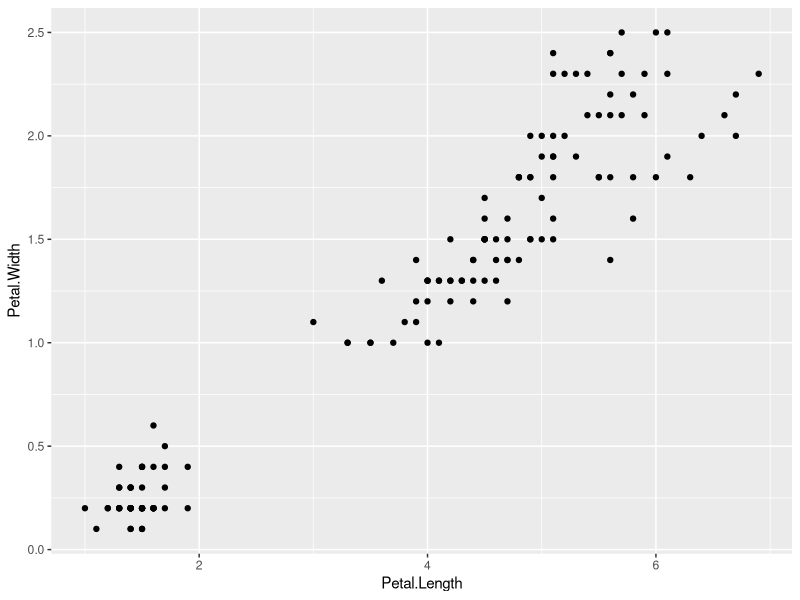
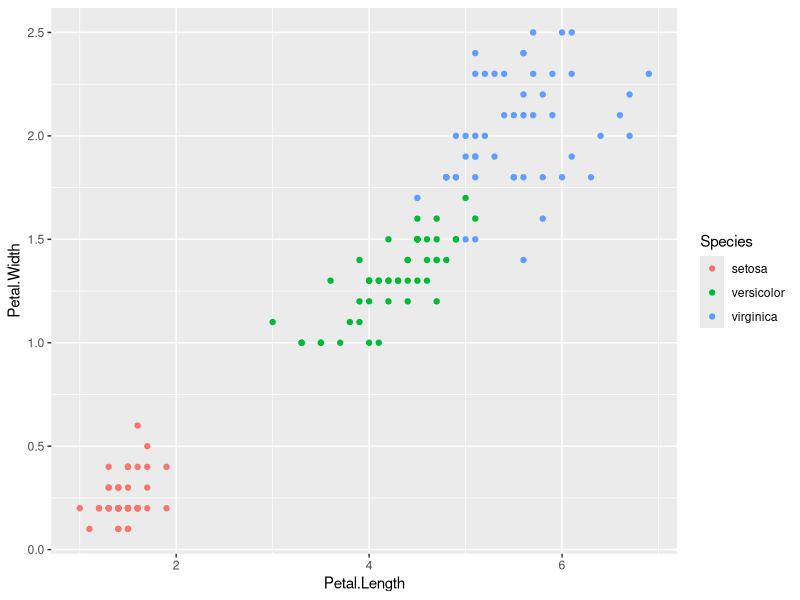
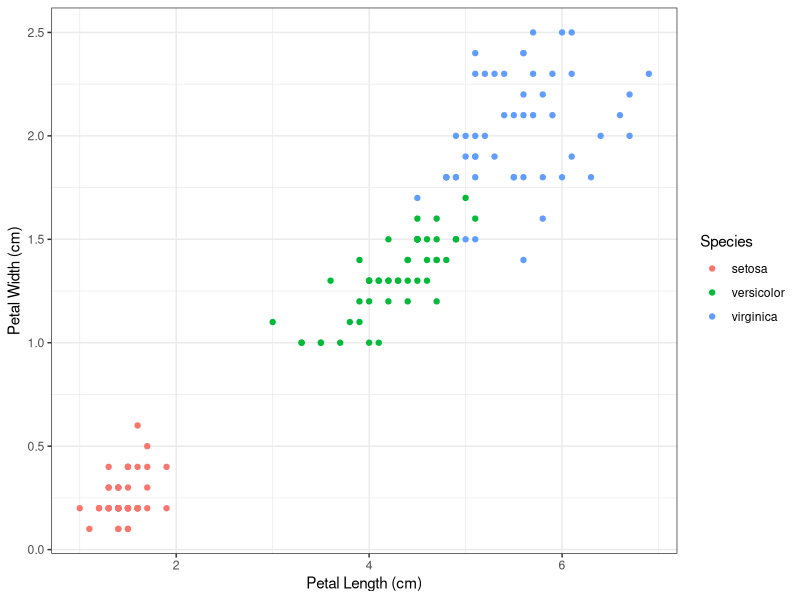
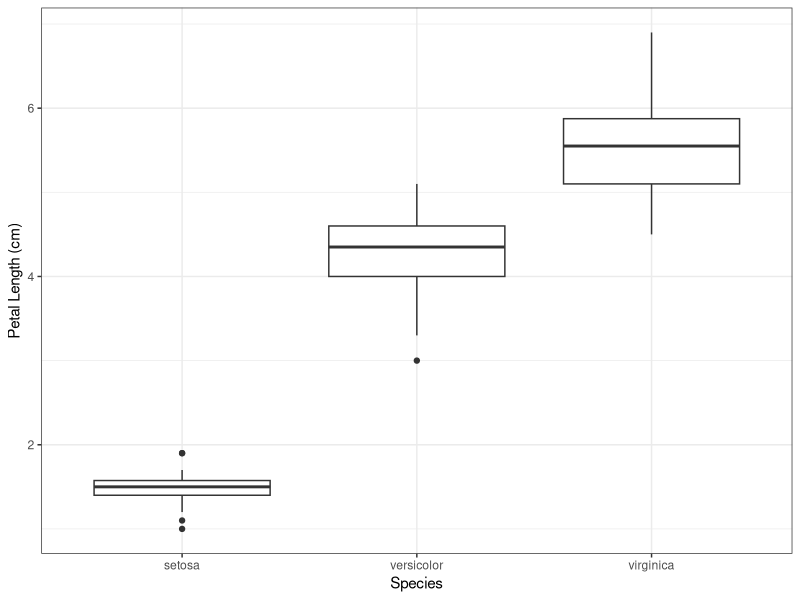

Write the R code that produced these figures, in order.
## ---- chunk 1
84 + 22
## ---- chunk 2
total_counties <- 84 + 22
total_counties
## ---- chunk 3
getwd()
## ---- chunk 4
sqrt(4)
## ---- chunk 5
9 |> sqrt()
## ---- chunk 6
#hello world!
## ---- chunk 7
irisdata <- iris
## ---- chunk 8
irisdata$Petal.Length / irisdata$Petal.Width
## ---- chunk 9
irisdata$Petal.aspectratio <- irisdata$Petal.Length / irisdata$Petal.Width
## ---- chunk 10
# Re-init environment
library(psych)
irisdata <- iris
## ---- chunk 11
# Basic descriptive statistics
summary(irisdata)
## ---- chunk 12
describe(irisdata, omit = TRUE, IQR = TRUE)
## ---- chunk 13
suppressMessages(library(tidyverse))
irisdata <- iris
## ---- chunk 14
ggplot(data = irisdata, aes(x = Petal.Length, y = Petal.Width)) +
  geom_point()
## ---- chunk 15
ggplot(data = irisdata, 
       aes(x = Petal.Length, y = Petal.Width, colour = Species)) +
  geom_point()
## ---- chunk 16
ggplot(data = irisdata,
       aes(x = Petal.Length, y = Petal.Width, colour = Species)) +
  geom_point() +
  labs(x = "Petal Length (cm)", y = "Petal Width (cm)") +
  theme_bw()
## ---- chunk 17
ggplot(data = irisdata, aes(x = Species, y = Petal.Length)) +
  geom_boxplot() +
  labs(x = "Species", y = "Petal Length (cm)") +
  theme_bw()
